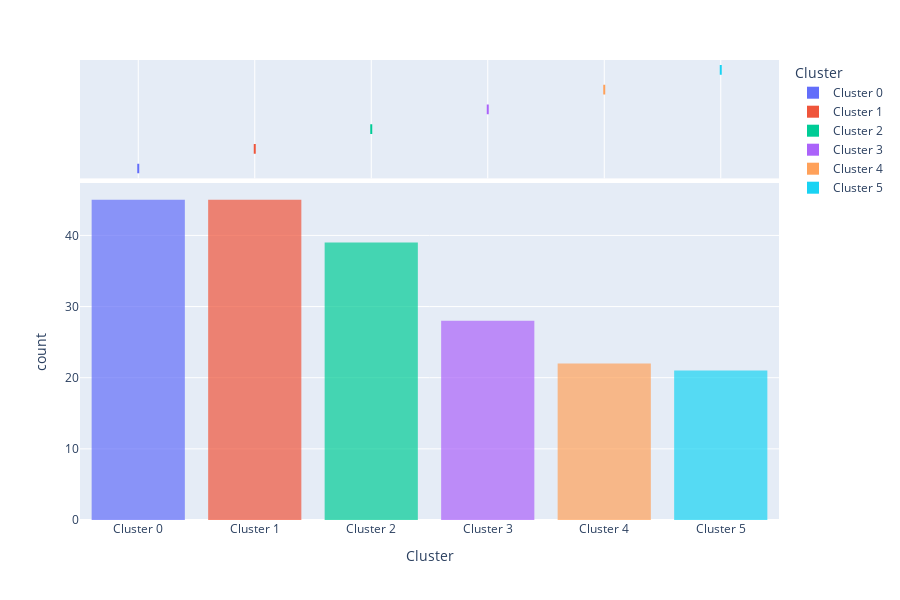

The notebook cell saved with this chart:
### Code cell
exp.plot_model(hclust, plot='distribution')

### Figure 1 — Plotly figure (JSON) as saved in the notebook; plotly's stock layout.template omitted (floating-point values rounded to 4 significant figures; data arrays with more than 128 entries replaced by an {"elided": "..."} marker saying what was removed)
{"data": [{"alignmentgroup": "True", "bingroup": "x", "hovertemplate": "Cluster=%{x}<br>count=%{y}<extra></extra>", "legendgroup": "Cluster 0", "marker": {"color": "#636efa", "opacity": 0.7, "pattern": {"shape": ""}}, "name": "Cluster 0", "offsetgroup": "Cluster 0", "orientation": "v", "showlegend": true, "type": "histogram", "x": ["Cluster 0", "Cluster 0", "Cluster 0", "Cluster 0", "Cluster 0", "Cluster 0", "Cluster 0", "Cluster 0", "Cluster 0", "Cluster 0", "Cluster 0", "Cluster 0", "Cluster 0", "Cluster 0", "Cluster 0", "Cluster 0", "Cluster 0", "Cluster 0", "Cluster 0", "Cluster 0", "Cluster 0", "Cluster 0", "Cluster 0", "Cluster 0", "Cluster 0", "Cluster 0", "Cluster 0", "Cluster 0", "Cluster 0", "Cluster 0", "Cluster 0", "Cluster 0", "Cluster 0", "Cluster 0", "Cluster 0", "Cluster 0", "Cluster 0", "Cluster 0", "Cluster 0", "Cluster 0", "Cluster 0", "Cluster 0", "Cluster 0", "Cluster 0", "Cluster 0"], "xaxis": "x", "yaxis": "y"}, {"alignmentgroup": "True", "customdata": {"elided": "45x3 int values"}, "hovertemplate": "Cluster=%{x}<br>Age=%{customdata[0]}<br>Annual Income (k$)=%{customdata[1]}<br>Spending Score (1-100)=%{customdata[2]}<extra></extra>", "legendgroup": "Cluster 0", "marker": {"color": "#636efa"}, "name": "Cluster 0", "notched": true, "offsetgroup": "Cluster 0", "showlegend": false, "type": "box", "x": ["Cluster 0", "Cluster 0", "Cluster 0", "Cluster 0", "Cluster 0", "Cluster 0", "Cluster 0", "Cluster 0", "Cluster 0", "Cluster 0", "Cluster 0", "Cluster 0", "Cluster 0", "Cluster 0", "Cluster 0", "Cluster 0", "Cluster 0", "Cluster 0", "Cluster 0", "Cluster 0", "Cluster 0", "Cluster 0", "Cluster 0", "Cluster 0", "Cluster 0", "Cluster 0", "Cluster 0", "Cluster 0", "Cluster 0", "Cluster 0", "Cluster 0", "Cluster 0", "Cluster 0", "Cluster 0", "Cluster 0", "Cluster 0", "Cluster 0", "Cluster 0", "Cluster 0", "Cluster 0", "Cluster 0", "Cluster 0", "Cluster 0", "Cluster 0", "Cluster 0"], "xaxis": "x2", "yaxis": "y2"}, {"alignmentgroup": "True", "bingroup": "x", "hovertemplate": "Cluster=%{x}<br>count=%{y}<extra></extra>", "legendgroup": "Cluster 1", "marker": {"color": "#EF553B", "opacity": 0.7, "pattern": {"shape": ""}}, "name": "Cluster 1", "offsetgroup": "Cluster 1", "orientation": "v", "showlegend": true, "type": "histogram", "x": ["Cluster 1", "Cluster 1", "Cluster 1", "Cluster 1", "Cluster 1", "Cluster 1", "Cluster 1", "Cluster 1", "Cluster 1", "Cluster 1", "Cluster 1", "Cluster 1", "Cluster 1", "Cluster 1", "Cluster 1", "Cluster 1", "Cluster 1", "Cluster 1", "Cluster 1", "Cluster 1", "Cluster 1", "Cluster 1", "Cluster 1", "Cluster 1", "Cluster 1", "Cluster 1", "Cluster 1", "Cluster 1", "Cluster 1", "Cluster 1", "Cluster 1", "Cluster 1", "Cluster 1", "Cluster 1", "Cluster 1", "Cluster 1", "Cluster 1", "Cluster 1", "Cluster 1", "Cluster 1", "Cluster 1", "Cluster 1", "Cluster 1", "Cluster 1", "Cluster 1"], "xaxis": "x", "yaxis": "y"}, {"alignmentgroup": "True", "customdata": {"elided": "45x3 int values"}, "hovertemplate": "Cluster=%{x}<br>Age=%{customdata[0]}<br>Annual Income (k$)=%{customdata[1]}<br>Spending Score (1-100)=%{customdata[2]}<extra></extra>", "legendgroup": "Cluster 1", "marker": {"color": "#EF553B"}, "name": "Cluster 1", "notched": true, "offsetgroup": "Cluster 1", "showlegend": false, "type": "box", "x": ["Cluster 1", "Cluster 1", "Cluster 1", "Cluster 1", "Cluster 1", "Cluster 1", "Cluster 1", "Cluster 1", "Cluster 1", "Cluster 1", "Cluster 1", "Cluster 1", "Cluster 1", "Cluster 1", "Cluster 1", "Cluster 1", "Cluster 1", "Cluster 1", "Cluster 1", "Cluster 1", "Cluster 1", "Cluster 1", "Cluster 1", "Cluster 1", "Cluster 1", "Cluster 1", "Cluster 1", "Cluster 1", "Cluster 1", "Cluster 1", "Cluster 1", "Cluster 1", "Cluster 1", "Cluster 1", "Cluster 1", "Cluster 1", "Cluster 1", "Cluster 1", "Cluster 1", "Cluster 1", "Cluster 1", "Cluster 1", "Cluster 1", "Cluster 1", "Cluster 1"], "xaxis": "x2", "yaxis": "y2"}, {"alignmentgroup": "True", "bingroup": "x", "hovertemplate": "Cluster=%{x}<br>count=%{y}<extra></extra>", "legendgroup": "Cluster 2", "marker": {"color": "#00cc96", "opacity": 0.7, "pattern": {"shape": ""}}, "name": "Cluster 2", "offsetgroup": "Cluster 2", "orientation": "v", "showlegend": true, "type": "histogram", "x": ["Cluster 2", "Cluster 2", "Cluster 2", "Cluster 2", "Cluster 2", "Cluster 2", "Cluster 2", "Cluster 2", "Cluster 2", "Cluster 2", "Cluster 2", "Cluster 2", "Cluster 2", "Cluster 2", "Cluster 2", "Cluster 2", "Cluster 2", "Cluster 2", "Cluster 2", "Cluster 2", "Cluster 2", "Cluster 2", "Cluster 2", "Cluster 2", "Cluster 2", "Cluster 2", "Cluster 2", "Cluster 2", "Cluster 2", "Cluster 2", "Cluster 2", "Cluster 2", "Cluster 2", "Cluster 2", "Cluster 2", "Cluster 2", "Cluster 2", "Cluster 2", "Cluster 2"], "xaxis": "x", "yaxis": "y"}, {"alignmentgroup": "True", "customdata": [[29, 73, 88], [36, 87, 92], [30, 88, 86], [27, 88, 69], [35, 93, 90], [32, 97, 86], [28, 87, 75], [29, 98, 88], [28, 101, 68], [36, 103, 85], [32, 103, 69], [38, 113, 91], [35, 120, 79], [32, 126, 74], [40, 71, 95], [30, 99, 97], [32, 87, 63], [36, 85, 75], [31, 72, 71], [32, 73, 73], [35, 74, 72], [32, 75, 93], [32, 76, 87], [28, 77, 97], [39, 71, 75], [32, 77, 74], [34, 78, 90], [39, 78, 88], [38, 71, 75], [27, 78, 89], [30, 78, 78], [30, 78, 73], [29, 79, 83], [31, 81, 93], [33, 86, 95], [38, 78, 76], [30, 137, 83], [39, 69, 91], [31, 70, 77]], "hovertemplate": "Cluster=%{x}<br>Age=%{customdata[0]}<br>Annual Income (k$)=%{customdata[1]}<br>Spending Score (1-100)=%{customdata[2]}<extra></extra>", "legendgroup": "Cluster 2", "marker": {"color": "#00cc96"}, "name": "Cluster 2", "notched": true, "offsetgroup": "Cluster 2", "showlegend": false, "type": "box", "x": ["Cluster 2", "Cluster 2", "Cluster 2", "Cluster 2", "Cluster 2", "Cluster 2", "Cluster 2", "Cluster 2", "Cluster 2", "Cluster 2", "Cluster 2", "Cluster 2", "Cluster 2", "Cluster 2", "Cluster 2", "Cluster 2", "Cluster 2", "Cluster 2", "Cluster 2", "Cluster 2", "Cluster 2", "Cluster 2", "Cluster 2", "Cluster 2", "Cluster 2", "Cluster 2", "Cluster 2", "Cluster 2", "Cluster 2", "Cluster 2", "Cluster 2", "Cluster 2", "Cluster 2", "Cluster 2", "Cluster 2", "Cluster 2", "Cluster 2", "Cluster 2", "Cluster 2"], "xaxis": "x2", "yaxis": "y2"}, {"alignmentgroup": "True", "bingroup": "x", "hovertemplate": "Cluster=%{x}<br>count=%{y}<extra></extra>", "legendgroup": "Cluster 3", "marker": {"color": "#ab63fa", "opacity": 0.7, "pattern": {"shape": ""}}, "name": "Cluster 3", "offsetgroup": "Cluster 3", "orientation": "v", "showlegend": true, "type": "histogram", "x": ["Cluster 3", "Cluster 3", "Cluster 3", "Cluster 3", "Cluster 3", "Cluster 3", "Cluster 3", "Cluster 3", "Cluster 3", "Cluster 3", "Cluster 3", "Cluster 3", "Cluster 3", "Cluster 3", "Cluster 3", "Cluster 3", "Cluster 3", "Cluster 3", "Cluster 3", "Cluster 3", "Cluster 3", "Cluster 3", "Cluster 3", "Cluster 3", "Cluster 3", "Cluster 3", "Cluster 3", "Cluster 3"], "xaxis": "x", "yaxis": "y"}, {"alignmentgroup": "True", "customdata": [[42, 86, 20], [36, 87, 27], [40, 87, 13], [34, 78, 1], [37, 78, 1], [36, 87, 10], [47, 78, 16], [52, 88, 13], [44, 78, 20], [43, 78, 17], [58, 88, 15], [34, 78, 22], [59, 93, 14], [46, 98, 15], [37, 97, 32], [41, 99, 39], [59, 71, 11], [32, 137, 18], [47, 71, 9], [45, 126, 28], [47, 120, 16], [44, 73, 7], [33, 113, 8], [34, 103, 23], [41, 103, 17], [57, 75, 5], [54, 101, 24], [50, 85, 26]], "hovertemplate": "Cluster=%{x}<br>Age=%{customdata[0]}<br>Annual Income (k$)=%{customdata[1]}<br>Spending Score (1-100)=%{customdata[2]}<extra></extra>", "legendgroup": "Cluster 3", "marker": {"color": "#ab63fa"}, "name": "Cluster 3", "notched": true, "offsetgroup": "Cluster 3", "showlegend": false, "type": "box", "x": ["Cluster 3", "Cluster 3", "Cluster 3", "Cluster 3", "Cluster 3", "Cluster 3", "Cluster 3", "Cluster 3", "Cluster 3", "Cluster 3", "Cluster 3", "Cluster 3", "Cluster 3", "Cluster 3", "Cluster 3", "Cluster 3", "Cluster 3", "Cluster 3", "Cluster 3", "Cluster 3", "Cluster 3", "Cluster 3", "Cluster 3", "Cluster 3", "Cluster 3", "Cluster 3", "Cluster 3", "Cluster 3"], "xaxis": "x2", "yaxis": "y2"}, {"alignmentgroup": "True", "bingroup": "x", "hovertemplate": "Cluster=%{x}<br>count=%{y}<extra></extra>", "legendgroup": "Cluster 4", "marker": {"color": "#FFA15A", "opacity": 0.7, "pattern": {"shape": ""}}, "name": "Cluster 4", "offsetgroup": "Cluster 4", "orientation": "v", "showlegend": true, "type": "histogram", "x": ["Cluster 4", "Cluster 4", "Cluster 4", "Cluster 4", "Cluster 4", "Cluster 4", "Cluster 4", "Cluster 4", "Cluster 4", "Cluster 4", "Cluster 4", "Cluster 4", "Cluster 4", "Cluster 4", "Cluster 4", "Cluster 4", "Cluster 4", "Cluster 4", "Cluster 4", "Cluster 4", "Cluster 4", "Cluster 4"], "xaxis": "x", "yaxis": "y"}, {"alignmentgroup": "True", "customdata": [[31, 17, 40], [64, 19, 3], [20, 16, 6], [37, 20, 13], [35, 18, 6], [67, 19, 14], [35, 21, 35], [58, 20, 15], [52, 23, 29], [53, 33, 4], [49, 39, 28], [48, 39, 36], [36, 37, 26], [42, 34, 17], [49, 33, 14], [60, 30, 4], [40, 29, 31], [45, 28, 32], [19, 15, 39], [46, 25, 5], [54, 28, 14], [35, 24, 35]], "hovertemplate": "Cluster=%{x}<br>Age=%{customdata[0]}<br>Annual Income (k$)=%{customdata[1]}<br>Spending Score (1-100)=%{customdata[2]}<extra></extra>", "legendgroup": "Cluster 4", "marker": {"color": "#FFA15A"}, "name": "Cluster 4", "notched": true, "offsetgroup": "Cluster 4", "showlegend": false, "type": "box", "x": ["Cluster 4", "Cluster 4", "Cluster 4", "Cluster 4", "Cluster 4", "Cluster 4", "Cluster 4", "Cluster 4", "Cluster 4", "Cluster 4", "Cluster 4", "Cluster 4", "Cluster 4", "Cluster 4", "Cluster 4", "Cluster 4", "Cluster 4", "Cluster 4", "Cluster 4", "Cluster 4", "Cluster 4", "Cluster 4"], "xaxis": "x2", "yaxis": "y2"}, {"alignmentgroup": "True", "bingroup": "x", "hovertemplate": "Cluster=%{x}<br>count=%{y}<extra></extra>", "legendgroup": "Cluster 5", "marker": {"color": "#19d3f3", "opacity": 0.7, "pattern": {"shape": ""}}, "name": "Cluster 5", "offsetgroup": "Cluster 5", "orientation": "v", "showlegend": true, "type": "histogram", "x": ["Cluster 5", "Cluster 5", "Cluster 5", "Cluster 5", "Cluster 5", "Cluster 5", "Cluster 5", "Cluster 5", "Cluster 5", "Cluster 5", "Cluster 5", "Cluster 5", "Cluster 5", "Cluster 5", "Cluster 5", "Cluster 5", "Cluster 5", "Cluster 5", "Cluster 5", "Cluster 5", "Cluster 5"], "xaxis": "x", "yaxis": "y"}, {"alignmentgroup": "True", "customdata": [[21, 15, 81], [24, 39, 65], [25, 24, 73], [23, 16, 77], [24, 38, 92], [20, 37, 75], [22, 20, 79], [22, 17, 76], [30, 34, 73], [24, 20, 77], [21, 33, 81], [23, 18, 94], [31, 25, 73], [18, 33, 92], [20, 21, 66], [30, 19, 72], [21, 30, 73], [23, 29, 87], [35, 19, 99], [29, 28, 82], [35, 23, 98]], "hovertemplate": "Cluster=%{x}<br>Age=%{customdata[0]}<br>Annual Income (k$)=%{customdata[1]}<br>Spending Score (1-100)=%{customdata[2]}<extra></extra>", "legendgroup": "Cluster 5", "marker": {"color": "#19d3f3"}, "name": "Cluster 5", "notched": true, "offsetgroup": "Cluster 5", "showlegend": false, "type": "box", "x": ["Cluster 5", "Cluster 5", "Cluster 5", "Cluster 5", "Cluster 5", "Cluster 5", "Cluster 5", "Cluster 5", "Cluster 5", "Cluster 5", "Cluster 5", "Cluster 5", "Cluster 5", "Cluster 5", "Cluster 5", "Cluster 5", "Cluster 5", "Cluster 5", "Cluster 5", "Cluster 5", "Cluster 5"], "xaxis": "x2", "yaxis": "y2"}], "layout": {"barmode": "relative", "height": 600, "legend": {"title": {"text": "Cluster"}, "tracegroupgap": 0}, "margin": {"t": 60}, "xaxis": {"anchor": "y", "categoryarray": ["Cluster 0", "Cluster 1", "Cluster 2", "Cluster 3", "Cluster 4", "Cluster 5"], "categoryorder": "array", "domain": [0, 1], "title": {"text": "Cluster"}}, "xaxis2": {"anchor": "y2", "domain": [0, 1], "matches": "x", "showgrid": true, "showticklabels": false}, "yaxis": {"anchor": "x", "domain": [0, 0.7326], "title": {"text": "count"}}, "yaxis2": {"anchor": "x2", "domain": [0.7426, 1], "matches": "y2", "showgrid": false, "showline": false, "showticklabels": false, "ticks": ""}}}
